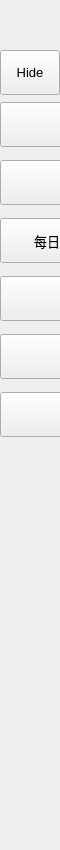
        <widget class="QFrame" name="leftMenuBg">
         <property name="minimumSize">
          <size>
           <width>60</width>
           <height>0</height>
          </size>
         </property>
         <property name="maximumSize">
          <size>
           <width>0</width>
           <height>16777215</height>
          </size>
         </property>
         <property name="frameShape">
          <enum>QFrame::NoFrame</enum>
         </property>
         <property name="frameShadow">
          <enum>QFrame::Raised</enum>
         </property>
         <layout class="QVBoxLayout" name="verticalLayout_3">
          <property name="spacing">
           <number>0</number>
          </property>
          <property name="leftMargin">
           <number>0</number>
          </property>
          <property name="topMargin">
           <number>0</number>
          </property>
          <property name="rightMargin">
           <number>0</number>
          </property>
          <property name="bottomMargin">
           <number>0</number>
          </property>
          <item>
           <widget class="QFrame" name="topLogoInfo">
            <property name="minimumSize">
             <size>
              <width>0</width>
              <height>50</height>
             </size>
            </property>
            <property name="maximumSize">
             <size>
              <width>16777215</width>
              <height>50</height>
             </size>
            </property>
            <property name="frameShape">
             <enum>QFrame::NoFrame</enum>
            </property>
            <property name="frameShadow">
             <enum>QFrame::Raised</enum>
            </property>
            <widget class="QFrame" name="topLogo">
             <property name="geometry">
              <rect>
               <x>10</x>
               <y>5</y>
               <width>42</width>
               <height>42</height>
              </rect>
             </property>
             <property name="minimumSize">
              <size>
               <width>42</width>
               <height>42</height>
              </size>
             </property>
             <property name="maximumSize">
              <size>
               <width>42</width>
               <height>42</height>
              </size>
             </property>
             <property name="frameShape">
              <enum>QFrame::NoFrame</enum>
             </property>
             <property name="frameShadow">
              <enum>QFrame::Raised</enum>
             </property>
            </widget>
            <widget class="QLabel" name="titleLeftApp">
             <property name="geometry">
              <rect>
               <x>70</x>
               <y>8</y>
               <width>160</width>
               <height>20</height>
              </rect>
             </property>
             <property name="font">
              <font>
               <family>Segoe UI Semibold</family>
               <pointsize>12</pointsize>
               <italic>false</italic>
               <bold>false</bold>
              </font>
             </property>
             <property name="text">
              <string>幼儿园信息管理系统</string>
             </property>
             <property name="alignment">
              <set>Qt::AlignLeading|Qt::AlignLeft|Qt::AlignTop</set>
             </property>
            </widget>
            <widget class="QLabel" name="titleLeftDescription">
             <property name="geometry">
              <rect>
               <x>70</x>
               <y>27</y>
               <width>160</width>
               <height>16</height>
              </rect>
             </property>
             <property name="maximumSize">
              <size>
               <width>16777215</width>
               <height>16</height>
              </size>
             </property>
             <property name="font">
              <font>
               <family>Segoe UI</family>
               <pointsize>8</pointsize>
               <italic>false</italic>
               <bold>false</bold>
              </font>
             </property>
             <property name="text">
              <string>基于PyQt</string>
             </property>
             <property name="alignment">
              <set>Qt::AlignLeading|Qt::AlignLeft|Qt::AlignTop</set>
             </property>
            </widget>
           </widget>
          </item>
          <item>
           <widget class="QFrame" name="leftMenuFrame">
            <property name="enabled">
             <bool>true</bool>
            </property>
            <property name="minimumSize">
             <size>
              <width>0</width>
              <height>800</height>
             </size>
            </property>
            <property name="frameShape">
             <enum>QFrame::NoFrame</enum>
            </property>
            <property name="frameShadow">
             <enum>QFrame::Raised</enum>
            </property>
            <layout class="QVBoxLayout" name="verticalMenuLayout">
             <property name="spacing">
              <number>0</number>
             </property>
             <property name="leftMargin">
              <number>0</number>
             </property>
             <property name="topMargin">
              <number>0</number>
             </property>
             <property name="rightMargin">
              <number>0</number>
             </property>
             <property name="bottomMargin">
              <number>0</number>
             </property>
             <item>
              <widget class="QFrame" name="toggleBox">
               <property name="maximumSize">
                <size>
                 <width>16777215</width>
                 <height>45</height>
                </size>
               </property>
               <property name="frameShape">
                <enum>QFrame::NoFrame</enum>
               </property>
               <property name="frameShadow">
                <enum>QFrame::Raised</enum>
               </property>
               <layout class="QVBoxLayout" name="verticalLayout_4">
                <property name="spacing">
                 <number>0</number>
                </property>
                <property name="leftMargin">
                 <number>0</number>
                </property>
                <property name="topMargin">
                 <number>0</number>
                </property>
                <property name="rightMargin">
                 <number>0</number>
                </property>
                <property name="bottomMargin">
                 <number>0</number>
                </property>
                <item>
                 <widget class="QPushButton" name="toggleButton">
                  <property name="sizePolicy">
                   <sizepolicy hsizetype="Expanding" vsizetype="Fixed">
                    <horstretch>0</horstretch>
                    <verstretch>0</verstretch>
                   </sizepolicy>
                  </property>
                  <property name="minimumSize">
                   <size>
                    <width>0</width>
                    <height>45</height>
                   </size>
                  </property>
                  <property name="font">
                   <font>
                    <family>Segoe UI</family>
                    <pointsize>10</pointsize>
                    <italic>false</italic>
                    <bold>false</bold>
                   </font>
                  </property>
                  <property name="cursor">
                   <cursorShape>PointingHandCursor</cursorShape>
                  </property>
                  <property name="layoutDirection">
                   <enum>Qt::LeftToRight</enum>
                  </property>
                  <property name="styleSheet">
                   <string notr="true">background-image: url(:/icons/images/icons/icon_menu.png);</string>
                  </property>
                  <property name="text">
                   <string>Hide</string>
                  </property>
                 </widget>
                </item>
               </layout>
              </widget>
             </item>
             <item>
              <widget class="QFrame" name="topMenu">
               <property name="minimumSize">
                <size>
                 <width>0</width>
                 <height>0</height>
                </size>
               </property>
               <property name="frameShape">
                <enum>QFrame::NoFrame</enum>
               </property>
               <property name="frameShadow">
                <enum>QFrame::Raised</enum>
               </property>
               <widget class="QWidget" name="layoutWidget">
                <property name="geometry">
                 <rect>
                  <x>0</x>
                  <y>0</y>
                  <width>172</width>
                  <height>353</height>
                 </rect>
                </property>
                <layout class="QVBoxLayout" name="verticalLayout_8">
                 <item>
                  <widget class="QPushButton" name="btn_account">
                   <property name="sizePolicy">
                    <sizepolicy hsizetype="Expanding" vsizetype="Fixed">
                     <horstretch>0</horstretch>
                     <verstretch>0</verstretch>
                    </sizepolicy>
                   </property>
                   <property name="minimumSize">
                    <size>
                     <width>0</width>
                     <height>45</height>
                    </size>
                   </property>
                   <property name="font">
                    <font>
                     <family>Segoe UI</family>
                     <pointsize>10</pointsize>
                     <italic>false</italic>
                     <bold>false</bold>
                    </font>
                   </property>
                   <property name="cursor">
                    <cursorShape>PointingHandCursor</cursorShape>
                   </property>
                   <property name="layoutDirection">
                    <enum>Qt::LeftToRight</enum>
                   </property>
                   <property name="styleSheet">
                    <string notr="true">background-image: url(:/icons/images/icons/cil-user.png);</string>
                   </property>
                   <property name="text">
                    <string>账号管理</string>
                   </property>
                  </widget>
                 </item>
                 <item>
                  <widget class="QPushButton" name="btn_info">
                   <property name="sizePolicy">
                    <sizepolicy hsizetype="Expanding" vsizetype="Fixed">
                     <horstretch>0</horstretch>
                     <verstretch>0</verstretch>
                    </sizepolicy>
                   </property>
                   <property name="minimumSize">
                    <size>
                     <width>0</width>
                     <height>45</height>
                    </size>
                   </property>
                   <property name="font">
                    <font>
                     <family>Segoe UI</family>
                     <pointsize>10</pointsize>
                     <italic>false</italic>
                     <bold>false</bold>
                    </font>
                   </property>
                   <property name="cursor">
                    <cursorShape>PointingHandCursor</cursorShape>
                   </property>
                   <property name="layoutDirection">
                    <enum>Qt::LeftToRight</enum>
                   </property>
                   <property name="styleSheet">
                    <string notr="true">background-image: url(:/icons/images/icons/cil-mood-good.png);</string>
                   </property>
                   <property name="text">
                    <string>信息管理</string>
                   </property>
                  </widget>
                 </item>
                 <item>
                  <widget class="QPushButton" name="btn_dailyAttend">
                   <property name="sizePolicy">
                    <sizepolicy hsizetype="Expanding" vsizetype="Fixed">
                     <horstretch>0</horstretch>
                     <verstretch>0</verstretch>
                    </sizepolicy>
                   </property>
                   <property name="minimumSize">
                    <size>
                     <width>0</width>
                     <height>45</height>
                    </size>
                   </property>
                   <property name="font">
                    <font>
                     <family>Segoe UI</family>
                     <pointsize>10</pointsize>
                     <italic>false</italic>
                     <bold>false</bold>
                    </font>
                   </property>
                   <property name="cursor">
                    <cursorShape>PointingHandCursor</cursorShape>
                   </property>
                   <property name="layoutDirection">
                    <enum>Qt::LeftToRight</enum>
                   </property>
                   <property name="styleSheet">
                    <string notr="true">background-image: url(:/icons/images/icons/cil-clock.png);</string>
                   </property>
                   <property name="text">
                    <string>每日出勤信息管理</string>
                   </property>
                  </widget>
                 </item>
                 <item>
                  <widget class="QPushButton" name="btn_food">
                   <property name="sizePolicy">
                    <sizepolicy hsizetype="Expanding" vsizetype="Fixed">
                     <horstretch>0</horstretch>
                     <verstretch>0</verstretch>
                    </sizepolicy>
                   </property>
                   <property name="minimumSize">
                    <size>
                     <width>0</width>
                     <height>45</height>
                    </size>
                   </property>
                   <property name="font">
                    <font>
                     <family>Segoe UI</family>
                     <pointsize>10</pointsize>
                     <italic>false</italic>
                     <bold>false</bold>
                    </font>
                   </property>
                   <property name="cursor">
                    <cursorShape>PointingHandCursor</cursorShape>
                   </property>
                   <property name="layoutDirection">
                    <enum>Qt::LeftToRight</enum>
                   </property>
                   <property name="styleSheet">
                    <string notr="true">background-image: url(:/icons/images/icons/cil-coffee.png)</string>
                   </property>
                   <property name="text">
                    <string>食谱管理</string>
                   </property>
                  </widget>
                 </item>
                 <item>
                  <widget class="QPushButton" name="btn_things">
                   <property name="sizePolicy">
                    <sizepolicy hsizetype="Expanding" vsizetype="Fixed">
                     <horstretch>0</horstretch>
                     <verstretch>0</verstretch>
                    </sizepolicy>
                   </property>
                   <property name="minimumSize">
                    <size>
                     <width>0</width>
                     <height>45</height>
                    </size>
                   </property>
                   <property name="font">
                    <font>
                     <family>Segoe UI</family>
                     <pointsize>10</pointsize>
                     <italic>false</italic>
                     <bold>false</bold>
                    </font>
                   </property>
                   <property name="cursor">
                    <cursorShape>PointingHandCursor</cursorShape>
                   </property>
                   <property name="layoutDirection">
                    <enum>Qt::LeftToRight</enum>
                   </property>
                   <property name="styleSheet">
                    <string notr="true">background-image: url(:/icons/images/icons/cil-library.png)</string>
                   </property>
                   <property name="text">
                    <string>物资管理</string>
                   </property>
                  </widget>
                 </item>
                 <item>
                  <widget class="QPushButton" name="btn_teach">
                   <property name="sizePolicy">
                    <sizepolicy hsizetype="Expanding" vsizetype="Fixed">
                     <horstretch>0</horstretch>
                     <verstretch>0</verstretch>
                    </sizepolicy>
                   </property>
                   <property name="minimumSize">
                    <size>
                     <width>0</width>
                     <height>45</height>
                    </size>
                   </property>
                   <property name="font">
                    <font>
                     <family>Segoe UI</family>
                     <pointsize>10</pointsize>
                     <italic>false</italic>
                     <bold>false</bold>
                    </font>
                   </property>
                   <property name="cursor">
                    <cursorShape>PointingHandCursor</cursorShape>
                   </property>
                   <property name="layoutDirection">
                    <enum>Qt::LeftToRight</enum>
                   </property>
                   <property name="styleSheet">
                    <string notr="true">background-image: url(:/icons/images/icons/cil-task.png)</string>
                   </property>
                   <property name="text">
                    <string>教学管理</string>
                   </property>
                  </widget>
                 </item>
                </layout>
               </widget>
              </widget>
             </item>
             <item alignment="Qt::AlignBottom">
              <widget class="QFrame" name="bottomMenu">
               <property name="frameShape">
                <enum>QFrame::NoFrame</enum>
               </property>
               <property name="frameShadow">
                <enum>QFrame::Raised</enum>
               </property>
               <layout class="QVBoxLayout" name="verticalLayout_9">
                <property name="spacing">
                 <number>0</number>
                </property>
                <property name="leftMargin">
                 <number>0</number>
                </property>
                <property name="topMargin">
                 <number>0</number>
                </property>
                <property name="rightMargin">
                 <number>0</number>
                </property>
                <property name="bottomMargin">
                 <number>0</number>
                </property>
               </layout>
              </widget>
             </item>
            </layout>
           </widget>
          </item>
         </layout>
        </widget>
